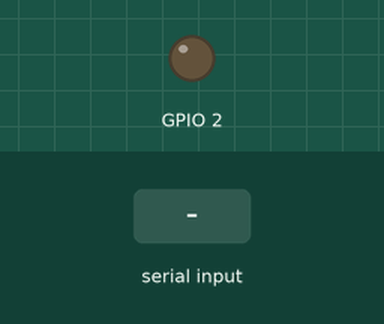
This sketch was run on a simulated ESP8266 (NodeMCU). Parts: output pins drawn as LEDs (lit = HIGH, except the on-board LED, lit = LOW). The test bench sets the inputs (shaded band). WiFi joins after 1.5 s; servers stay silent unless stated; what the sketch prints to the serial monitor is not drawn.

Above: at 3.2 s.
3.3 s: "1\n" received over Serial
At 3.37 s:
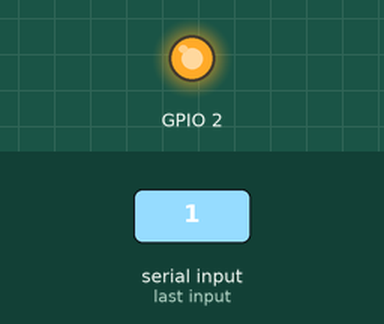
Timing chart, 0 to 6.3 s (numbered marks = the images above; inputs shaded):
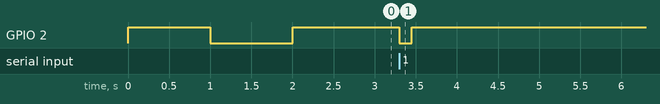

Measured:
- after the input at 3.3 s, GPIO 2: HIGH → LOW at once, → HIGH 0.15 s later

The sketch:

NodeMCU.ino
```cpp
#include <Arduino.h>
#include <ESP8266WiFi.h>
#include <Firebase_ESP_Client.h>
#include <Wire.h>
#include <WiFiUdp.h>

#include "addons/TokenHelper.h"
#include "addons/RTDBHelper.h"

#define WIFI_SSID "ENTER WIFI SSID HERE"
#define WIFI_PASSWORD "ENTER WIFI PASSWORD HERE"

#define API_KEY "AIzaSyChA3IxstEVevYQpvPV6ddn-sGkBHZC5eg"

#define USER_EMAIL "guest@email.com"
#define USER_PASSWORD "password"

#define DATABASE_URL "https://psa-esp-default-rtdb.asia-southeast1.firebasedatabase.app/"

FirebaseData fbdo;
FirebaseAuth auth;
FirebaseConfig config;

String uid;
String databasePath;
String dataPath = "/data";
String timePath = "/timestamp";

FirebaseJson json;

WiFiUDP ntpUDP;

void delay1sec() {
    Serial.print('.');
    digitalWrite(BUILTIN_LED, !digitalRead(BUILTIN_LED));
    delay(1000);
}
void initWiFi() {
  WiFi.begin(WIFI_SSID, WIFI_PASSWORD);
  Serial.print("Connecting to WiFi ..");
  while (WiFi.status() != WL_CONNECTED) delay1sec();
  Serial.println(WiFi.localIP());
  Serial.println();
}

void setup() {
  pinMode(BUILTIN_LED, OUTPUT);
  Serial.begin(9600);
  initWiFi();
  config.api_key = API_KEY;
  auth.user.email = USER_EMAIL;
  auth.user.password = USER_PASSWORD;
  config.database_url = DATABASE_URL;
  Firebase.reconnectWiFi(true);
  fbdo.setResponseSize(4096);
  config.token_status_callback = tokenStatusCallback;
  config.max_token_generation_retry = 5;
  Firebase.begin(&config, &auth);
  Serial.println("Getting User UID");
  while ((auth.token.uid) == "") delay1sec();
  uid = auth.token.uid.c_str();
  Serial.print("User UID: ");
  Serial.println(uid);
  databasePath = "/UsersData/" + uid + "/readings";
}

char buff [69] = "";
int idx = 0;
bool UARTend() {
  if (Serial.available() > 0) {
    char c = Serial.read();
    if (idx < sizeof buff) {
      if (c == '\n') {
        idx = 0;
        return true;
      }else buff [idx++] = c;
    }
  }
  return false;
}
int count=0;
void loop() {
  if (UARTend()) {
    digitalWrite(BUILTIN_LED, LOW);
    Serial.print("Received : ");
    Serial.println(buff);
    json.set(dataPath.c_str(), buff);
    json.set(timePath, String(++count));
    Firebase.RTDB.setJSON(&fbdo, databasePath, &json);
    Serial.println("Transmitted");
    memset(buff, 0, sizeof(buff));
  }
  digitalWrite(BUILTIN_LED, HIGH);

}
```
